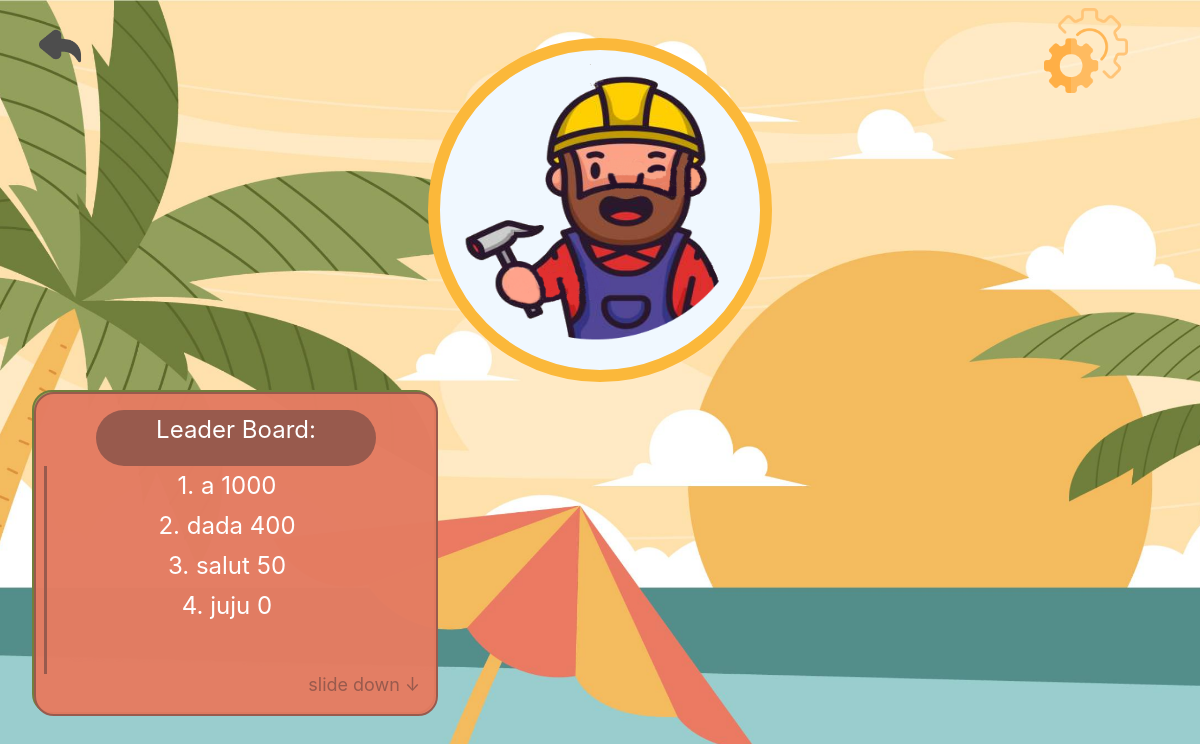
The app's page /WEB/users/userrandom.php with its own data.
### tables this page shows
CREATE TABLE `users` (
  `username` varchar(30) NOT NULL,
  `email` varchar(60) NOT NULL,
  `password` varchar(60) NOT NULL,
  `score` int(16) NOT NULL,
  `progression` int(16) DEFAULT NULL
);

### WEB/users/finuser.php (the view, shortened to what this page needs)
<main>
    <div class="cont">
        <div class="user">
            <img class="imgmartin" src="../image/button/martin.png" alt="">
        </div>
    </div>
    <div class="cont2">
        <div class="Compte">
        <div class="classement">
            <div class="compte">
                Leader Board:
            </div>
            <div class="list">
                <?php
                           $stmt = $conn->query($sql);
                        $results = $stmt->fetchAll(PDO::FETCH_ASSOC);
                        if (count($results) > 0) {
                            echo "
                            <div class='line2'>";
                            $i=1;
                            foreach ($results as $row) {
                                echo $i.".         ". $row["username"]."  ";
                                echo $row["score"]."  ";
                                echo "<br>";
                                $i++;
                            }
                        } else {
                            echo "Aucun résultat trouvé.";
                        }
                        ?>
            </div>
        </div>
        <div class="down">
            slide down ↓
        </div>
    </div>
</main>
</body>
</html>

### WEB/CSS/user.css (style rules this page uses)
* { scrollbar-width:none; }
.cont { display: flex; flex-wrap: wrap; height: 40vh; }
body { overflow-x: hidden; margin: 0; color: white; background: url("../image/background2.png") no-repeat center fixed; background-size: cover; font-family: 'Inter', monospace; font-weight: bold; }
.user { background-color: aliceblue; border: 1vw solid rgb(251, 184, 58); height: 40vh; width: 40vh; border-radius: 100%; margin: auto; }
.imgmartin { width: 100%; height: 100%; }
.Compte { background-color: #939f5ddc; height: 40vh; width: 50vh; border: 0.2vw solid #707f3c; border-radius: 20px; -webkit-border-radius: 20px; -moz-border-radius: 20px; -ms-border-radius: 20px; -o-border-radius: 20px; }
.cont2 { flex-wrap: wrap; display: flex; justify-content: space-between; margin-left: 4vh; margin-top: 4vh; margin-right: 4vh; height: 90vh; font-size: 1.1vw; }
.classement { background-color: #ec7962e6; height: 40vh; width: 50vh; border: 0.2vw solid #985A4D; border-radius: 20px; -webkit-border-radius: 20px; -moz-border-radius: 20px; -ms-border-radius: 20px; -o-border-radius: 20px; }
.compte { height: 7vh; width: 35vh; background-color: #985A4D; margin: auto; text-align: center; margin-top: 2vh; border-radius: 40px; text-decoration: none; font-family: "Inter"; font-style: normal; font-weight: 400; font-size: 3vh; line-height: 5vh; text-align: center; color: #ffffff; text-decoration: none; -webkit-border-radius: 40px; -moz-border-radius: 40px; -ms-border-radius: 40px; -o-border-radius: 40px; }
.line2 { text-align:center; margin-left: 1vh; height: 26vh; width: 45vh; border:0.3vw #985A4D; border-style: hidden hidden hidden solid; text-decoration: none; font-family: "Inter"; font-style: normal; font-weight: 400; font-size: 3vh; line-height: 5vh; text-align: center; color: #ffffff; text-decoration: none; overflow-y: scroll; scrollbar-width:none; }
.down { display: flex; justify-content: flex-end; margin-right: 2vh; font-size: 1.5vw; margin-bottom: 2vh; font-family: "Inter"; font-style: normal; font-weight: 400; color: #985A4D; }

### records on screen
users: username "a", score "1000"
users: username "dada", score "400"
users: username "salut", score "50"
users: username "juju", score "0"
